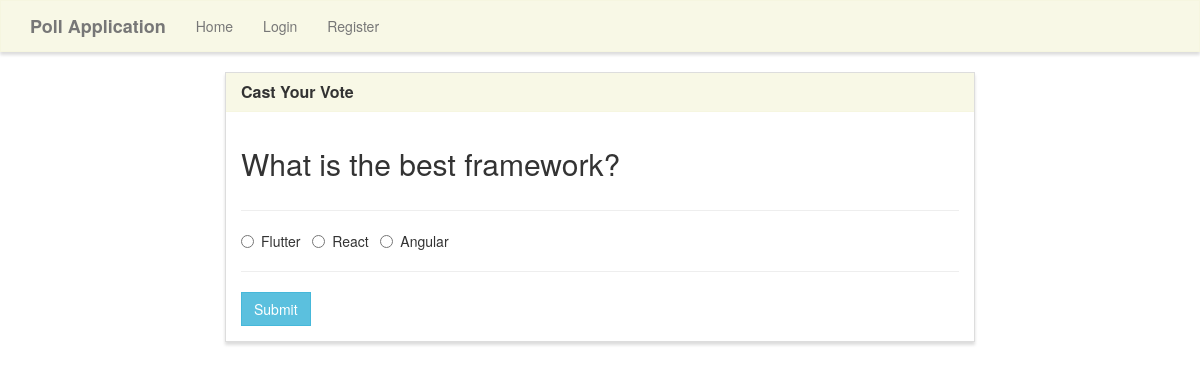
Page /vote/1 on the committed database.
### poll/models.py (models this page shows, shortened)
class Poll(models.Model):
    question = models.TextField()
    first_option = models.CharField(max_length=40)
    second_option = models.CharField(max_length=40)
    third_option  = models.CharField(max_length=40)
    first_option_count_youth = models.IntegerField(default = 0)
    second_option_count_youth = models.IntegerField(default = 0)
    third_option_count_youth = models.IntegerField(default = 0)
    first_option_count_youngpeople = models.IntegerField(default = 0)
    second_option_count_youngpeople = models.IntegerField(default = 0)
    third_option_count_youngpeople = models.IntegerField(default = 0)
    first_option_count_middleagepeople = models.IntegerField(default = 0)
    second_option_count_middleagepeople = models.IntegerField(default = 0)
    third_option_count_middleagepeople = models.IntegerField(default = 0)
    first_option_count_oldpeople = models.IntegerField(default = 0)
    second_option_count_oldpeople = models.IntegerField(default = 0)
    third_option_count_oldpeople = models.IntegerField(default = 0)

### poll/views.py (the view, shortened to what this page needs)
# urls.py: path('vote/<poll_id>', poll_views.vote, name='vote'),
def vote(request, poll_id):
    if request.user.is_superuser:
        messages.info(request, "Not this time - This feature is only for users. Please register first as one!")
        return redirect('home')
    else:
        poll = Poll.objects.get(pk=poll_id)
        context = {
            'poll': poll
        }
        return render(request, 'poll/vote.html', context)

### poll/templates/poll/vote.html (shortened to what this page needs)
{% extends "poll/base.html" %}
{% block main %}
<div class="row">
    <div class="col-lg-8 col-lg-offset-2">
        <div class="panel panel-default">
            <div class="panel-heading">
                <h3 class="panel-title">Cast Your Vote</h3>
            </div>
            <div class="panel-body">
                <div class="row">
                    <div class="col-lg-12">
                        <h2>{{ poll.question }}</h2>
                    </div>
                </div>
                <div class="row">
                    <div class="col-lg-12">
                        <hr />
                        <form method="POST">
                            <div class="form-group">
                                <div class="radio">
                                    <label>
                                        <input type="radio" name="poll" value="option1" required>
                                        {{ poll.first_option }}
                                    </label> &nbsp;
                                    <label>
                                        <input type="radio" name="poll" value="option2">
                                        {{ poll.second_option }}
                                    </label> &nbsp;
                                    <label>
                                        <input type="radio" name="poll" value="option3">
                                        {{ poll.third_option }}
                                    </label> &nbsp;
                                </div>
                            </div>
                            <hr />
                            <button type="submit" class="btn btn-info">
                                Submit
                            </button>
                        </form>
                    </div>
                </div>
            </div>
        </div>
    </div>
</div>
{% endblock %}

### poll/static/style.css (style rules this page uses)
.navbar-default, .btn, .form-control, .panel { border-radius: 0; }
.panel-default > .panel-heading { color: #333; background-color: rgba(245, 245, 220, .7); border-color: rgba(245, 245, 220, .6); border-top-left-radius: 0; border-top-right-radius: 0; }
.panel { box-shadow: 0px 3px 3px 0px #ddd; }
a.navbar-brand, .panel-title { font-weight: bolder; }

### rows in the picture
Poll: question "What is the best framework?", first_option "Flutter", second_option "React", third_option "Angular"
